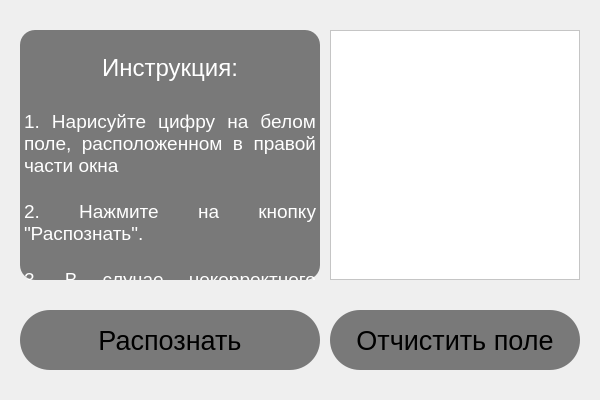
<?xml version="1.0" encoding="UTF-8"?>
<ui version="4.0">
 <class>MainWindow</class>
 <widget class="QMainWindow" name="MainWindow">
  <property name="geometry">
   <rect>
    <x>0</x>
    <y>0</y>
    <width>600</width>
    <height>400</height>
   </rect>
  </property>
  <property name="sizePolicy">
   <sizepolicy hsizetype="Fixed" vsizetype="Fixed">
    <horstretch>0</horstretch>
    <verstretch>0</verstretch>
   </sizepolicy>
  </property>
  <property name="minimumSize">
   <size>
    <width>600</width>
    <height>400</height>
   </size>
  </property>
  <property name="maximumSize">
   <size>
    <width>600</width>
    <height>400</height>
   </size>
  </property>
  <property name="windowTitle">
   <string>Распознавание рукописных цифр</string>
  </property>
  <widget class="QWidget" name="centralwidget">
   <widget class="QStackedWidget" name="stackedWidget">
    <property name="enabled">
     <bool>true</bool>
    </property>
    <property name="geometry">
     <rect>
      <x>0</x>
      <y>0</y>
      <width>600</width>
      <height>400</height>
     </rect>
    </property>
    <property name="sizePolicy">
     <sizepolicy hsizetype="Fixed" vsizetype="Fixed">
      <horstretch>0</horstretch>
      <verstretch>0</verstretch>
     </sizepolicy>
    </property>
    <property name="minimumSize">
     <size>
      <width>600</width>
      <height>400</height>
     </size>
    </property>
    <property name="maximumSize">
     <size>
      <width>600</width>
      <height>400</height>
     </size>
    </property>
    <property name="mouseTracking">
     <bool>false</bool>
    </property>
    <property name="contextMenuPolicy">
     <enum>Qt::NoContextMenu</enum>
    </property>
    <property name="autoFillBackground">
     <bool>false</bool>
    </property>
    <property name="currentIndex">
     <number>0</number>
    </property>
    <widget class="QWidget" name="page_0">
     <property name="sizePolicy">
      <sizepolicy hsizetype="Fixed" vsizetype="Fixed">
       <horstretch>0</horstretch>
       <verstretch>0</verstretch>
      </sizepolicy>
     </property>
     <widget class="QPushButton" name="but_raspoznat">
      <property name="geometry">
       <rect>
        <x>20</x>
        <y>310</y>
        <width>300</width>
        <height>60</height>
       </rect>
      </property>
      <property name="font">
       <font>
        <pointsize>20</pointsize>
        <bold>false</bold>
       </font>
      </property>
      <property name="styleSheet">
       <string notr="true">background-color: rgb(121, 121, 121);
alternate-background-color: rgb(0, 144, 81);
border-radius: 30px;                    
</string>
      </property>
      <property name="text">
       <string>Распознать</string>
      </property>
      <property name="checkable">
       <bool>false</bool>
      </property>
      <property name="autoRepeat">
       <bool>false</bool>
      </property>
      <property name="autoExclusive">
       <bool>false</bool>
      </property>
      <property name="autoRepeatDelay">
       <number>300</number>
      </property>
      <property name="autoRepeatInterval">
       <number>100</number>
      </property>
      <property name="autoDefault">
       <bool>false</bool>
      </property>
      <property name="flat">
       <bool>false</bool>
      </property>
     </widget>
     <widget class="QGraphicsView" name="graphicsView">
      <property name="geometry">
       <rect>
        <x>330</x>
        <y>30</y>
        <width>250</width>
        <height>250</height>
       </rect>
      </property>
      <property name="sizePolicy">
       <sizepolicy hsizetype="Fixed" vsizetype="Fixed">
        <horstretch>0</horstretch>
        <verstretch>0</verstretch>
       </sizepolicy>
      </property>
      <property name="minimumSize">
       <size>
        <width>250</width>
        <height>250</height>
       </size>
      </property>
      <property name="maximumSize">
       <size>
        <width>250</width>
        <height>250</height>
       </size>
      </property>
      <property name="styleSheet">
       <string notr="true">background-color: rgb(255, 255, 255);
</string>
      </property>
      <property name="verticalScrollBarPolicy">
       <enum>Qt::ScrollBarAlwaysOff</enum>
      </property>
      <property name="horizontalScrollBarPolicy">
       <enum>Qt::ScrollBarAlwaysOff</enum>
      </property>
      <property name="renderHints">
       <set>QPainter::TextAntialiasing</set>
      </property>
     </widget>
     <widget class="QTextEdit" name="textEdit">
      <property name="geometry">
       <rect>
        <x>20</x>
        <y>30</y>
        <width>300</width>
        <height>250</height>
       </rect>
      </property>
      <property name="styleSheet">
       <string notr="true">background-color: rgb(121, 121, 121);
border-radius: 15px;  </string>
      </property>
      <property name="verticalScrollBarPolicy">
       <enum>Qt::ScrollBarAlwaysOff</enum>
      </property>
      <property name="horizontalScrollBarPolicy">
       <enum>Qt::ScrollBarAlwaysOff</enum>
      </property>
      <property name="html">
       <string>&lt;!DOCTYPE HTML PUBLIC &quot;-//W3C//DTD HTML 4.0//EN&quot; &quot;http://www.w3.org/TR/REC-html40/strict.dtd&quot;&gt;
&lt;html&gt;&lt;head&gt;&lt;meta name=&quot;qrichtext&quot; content=&quot;1&quot; /&gt;&lt;meta charset=&quot;utf-8&quot; /&gt;&lt;style type=&quot;text/css&quot;&gt;
p, li { white-space: pre-wrap; }
hr { height: 1px; border-width: 0; }
li.unchecked::marker { content: &quot;\2610&quot;; }
li.checked::marker { content: &quot;\2612&quot;; }
&lt;/style&gt;&lt;/head&gt;&lt;body style=&quot; font-family:'.AppleSystemUIFont'; font-size:13pt; font-weight:400; font-style:normal;&quot;&gt;
&lt;p align=&quot;justify&quot; style=&quot;-qt-paragraph-type:empty; margin-top:0px; margin-bottom:0px; margin-left:0px; margin-right:0px; -qt-block-indent:0; text-indent:0px;&quot;&gt;&lt;br /&gt;&lt;/p&gt;
&lt;p align=&quot;center&quot; style=&quot; margin-top:0px; margin-bottom:0px; margin-left:0px; margin-right:0px; -qt-block-indent:0; text-indent:0px;&quot;&gt;&lt;span style=&quot; font-size:18pt; color:#ffffff;&quot;&gt;Инструкция:&lt;/span&gt;&lt;/p&gt;
&lt;p align=&quot;justify&quot; style=&quot;-qt-paragraph-type:empty; margin-top:0px; margin-bottom:0px; margin-left:0px; margin-right:0px; -qt-block-indent:0; text-indent:0px; font-size:18pt; color:#ffffff;&quot;&gt;&lt;br /&gt;&lt;/p&gt;
&lt;p align=&quot;justify&quot; style=&quot; margin-top:0px; margin-bottom:0px; margin-left:0px; margin-right:0px; -qt-block-indent:0; text-indent:0px;&quot;&gt;&lt;span style=&quot; font-size:14pt; color:#ffffff;&quot;&gt;1. Нарисуйте цифру на белом поле, расположенном в правой части окна&lt;/span&gt;&lt;/p&gt;
&lt;p align=&quot;justify&quot; style=&quot;-qt-paragraph-type:empty; margin-top:0px; margin-bottom:0px; margin-left:0px; margin-right:0px; -qt-block-indent:0; text-indent:0px; font-size:14pt; color:#ffffff;&quot;&gt;&lt;br /&gt;&lt;/p&gt;
&lt;p align=&quot;justify&quot; style=&quot; margin-top:0px; margin-bottom:0px; margin-left:0px; margin-right:0px; -qt-block-indent:0; text-indent:0px;&quot;&gt;&lt;span style=&quot; font-size:14pt; color:#ffffff;&quot;&gt;2. Нажмите на кнопку &amp;quot;Распознать&amp;quot;.&lt;/span&gt;&lt;/p&gt;
&lt;p align=&quot;justify&quot; style=&quot;-qt-paragraph-type:empty; margin-top:0px; margin-bottom:0px; margin-left:0px; margin-right:0px; -qt-block-indent:0; text-indent:0px; font-size:14pt; color:#ffffff;&quot;&gt;&lt;br /&gt;&lt;/p&gt;
&lt;p align=&quot;justify&quot; style=&quot; margin-top:0px; margin-bottom:0px; margin-left:0px; margin-right:0px; -qt-block-indent:0; text-indent:0px;&quot;&gt;&lt;span style=&quot; font-size:14pt; color:#ffffff;&quot;&gt;3. В случае некорректного определения цифры, при желании, можно указать какую цифру вы нарисовали. Таким образом вы поможете нейросети стать лучше :)&lt;/span&gt;&lt;/p&gt;
&lt;p align=&quot;justify&quot; style=&quot;-qt-paragraph-type:empty; margin-top:0px; margin-bottom:0px; margin-left:0px; margin-right:0px; -qt-block-indent:0; text-indent:0px; font-size:14pt; color:#ffffff;&quot;&gt;&lt;br /&gt;&lt;/p&gt;&lt;/body&gt;&lt;/html&gt;</string>
      </property>
     </widget>
     <widget class="QPushButton" name="but_clear">
      <property name="geometry">
       <rect>
        <x>330</x>
        <y>310</y>
        <width>250</width>
        <height>60</height>
       </rect>
      </property>
      <property name="font">
       <font>
        <pointsize>20</pointsize>
        <bold>false</bold>
       </font>
      </property>
      <property name="styleSheet">
       <string notr="true">background-color: rgb(121, 121, 121);
alternate-background-color: rgb(0, 144, 81);
border-radius: 30px;                    
</string>
      </property>
      <property name="text">
       <string>Отчистить поле</string>
      </property>
      <property name="checkable">
       <bool>false</bool>
      </property>
      <property name="autoRepeat">
       <bool>false</bool>
      </property>
      <property name="autoExclusive">
       <bool>false</bool>
      </property>
      <property name="autoRepeatDelay">
       <number>300</number>
      </property>
      <property name="autoRepeatInterval">
       <number>100</number>
      </property>
      <property name="autoDefault">
       <bool>false</bool>
      </property>
      <property name="flat">
       <bool>false</bool>
      </property>
     </widget>
    </widget>
    <widget class="QWidget" name="page_1">
     <property name="sizePolicy">
      <sizepolicy hsizetype="Fixed" vsizetype="Fixed">
       <horstretch>0</horstretch>
       <verstretch>0</verstretch>
      </sizepolicy>
     </property>
     <widget class="QLabel" name="label">
      <property name="geometry">
       <rect>
        <x>50</x>
        <y>40</y>
        <width>500</width>
        <height>80</height>
       </rect>
      </property>
      <property name="sizePolicy">
       <sizepolicy hsizetype="Fixed" vsizetype="Fixed">
        <horstretch>0</horstretch>
        <verstretch>0</verstretch>
       </sizepolicy>
      </property>
      <property name="font">
       <font>
        <pointsize>22</pointsize>
       </font>
      </property>
      <property name="styleSheet">
       <string notr="true">background-color: rgb(121, 121, 121);
border-radius: 15px;  </string>
      </property>
      <property name="text">
       <string>Это цифра 7 с вероятностью 96,4 %</string>
      </property>
      <property name="alignment">
       <set>Qt::AlignCenter</set>
      </property>
     </widget>
     <widget class="QPushButton" name="but_neverno">
      <property name="geometry">
       <rect>
        <x>150</x>
        <y>240</y>
        <width>300</width>
        <height>60</height>
       </rect>
      </property>
      <property name="font">
       <font>
        <pointsize>20</pointsize>
        <bold>false</bold>
       </font>
      </property>
      <property name="styleSheet">
       <string notr="true">background-color: rgb(121, 121, 121);
alternate-background-color: rgb(0, 144, 81);
border-radius: 30px;                    
</string>
      </property>
      <property name="text">
       <string>Неверно</string>
      </property>
      <property name="checkable">
       <bool>false</bool>
      </property>
      <property name="autoRepeat">
       <bool>false</bool>
      </property>
      <property name="autoExclusive">
       <bool>false</bool>
      </property>
      <property name="autoRepeatDelay">
       <number>300</number>
      </property>
      <property name="autoRepeatInterval">
       <number>100</number>
      </property>
      <property name="autoDefault">
       <bool>false</bool>
      </property>
      <property name="flat">
       <bool>false</bool>
      </property>
     </widget>
     <widget class="QPushButton" name="but_repeat">
      <property name="geometry">
       <rect>
        <x>150</x>
        <y>320</y>
        <width>300</width>
        <height>60</height>
       </rect>
      </property>
      <property name="font">
       <font>
        <pointsize>20</pointsize>
        <bold>false</bold>
       </font>
      </property>
      <property name="styleSheet">
       <string notr="true">background-color: rgb(121, 121, 121);
alternate-background-color: rgb(0, 144, 81);
border-radius: 30px;                    
</string>
      </property>
      <property name="text">
       <string>Попробовать еще раз</string>
      </property>
      <property name="checkable">
       <bool>false</bool>
      </property>
      <property name="autoRepeat">
       <bool>false</bool>
      </property>
      <property name="autoExclusive">
       <bool>false</bool>
      </property>
      <property name="autoRepeatDelay">
       <number>300</number>
      </property>
      <property name="autoRepeatInterval">
       <number>100</number>
      </property>
      <property name="autoDefault">
       <bool>false</bool>
      </property>
      <property name="flat">
       <bool>false</bool>
      </property>
     </widget>
     <widget class="QPushButton" name="but_verno">
      <property name="geometry">
       <rect>
        <x>150</x>
        <y>160</y>
        <width>300</width>
        <height>60</height>
       </rect>
      </property>
      <property name="font">
       <font>
        <pointsize>20</pointsize>
        <bold>false</bold>
       </font>
      </property>
      <property name="styleSheet">
       <string notr="true">background-color: rgb(121, 121, 121);
alternate-background-color: rgb(0, 144, 81);
border-radius: 30px;                    
</string>
      </property>
      <property name="text">
       <string>Верно</string>
      </property>
      <property name="checkable">
       <bool>false</bool>
      </property>
      <property name="autoRepeat">
       <bool>false</bool>
      </property>
      <property name="autoExclusive">
       <bool>false</bool>
      </property>
      <property name="autoRepeatDelay">
       <number>300</number>
      </property>
      <property name="autoRepeatInterval">
       <number>100</number>
      </property>
      <property name="autoDefault">
       <bool>false</bool>
      </property>
      <property name="flat">
       <bool>false</bool>
      </property>
     </widget>
    </widget>
    <widget class="QWidget" name="page_2">
     <widget class="QLabel" name="label_2">
      <property name="geometry">
       <rect>
        <x>50</x>
        <y>40</y>
        <width>500</width>
        <height>80</height>
       </rect>
      </property>
      <property name="sizePolicy">
       <sizepolicy hsizetype="Fixed" vsizetype="Fixed">
        <horstretch>0</horstretch>
        <verstretch>0</verstretch>
       </sizepolicy>
      </property>
      <property name="font">
       <font>
        <pointsize>22</pointsize>
       </font>
      </property>
      <property name="styleSheet">
       <string notr="true">background-color: rgb(121, 121, 121);
border-radius: 15px;  </string>
      </property>
      <property name="text">
       <string>Желаете указать правильную цифру?</string>
      </property>
      <property name="alignment">
       <set>Qt::AlignCenter</set>
      </property>
     </widget>
     <widget class="QPushButton" name="but_net">
      <property name="geometry">
       <rect>
        <x>150</x>
        <y>260</y>
        <width>300</width>
        <height>60</height>
       </rect>
      </property>
      <property name="font">
       <font>
        <pointsize>20</pointsize>
        <bold>false</bold>
       </font>
      </property>
      <property name="styleSheet">
       <string notr="true">background-color: rgb(121, 121, 121);
alternate-background-color: rgb(0, 144, 81);
border-radius: 30px;                    
</string>
      </property>
      <property name="text">
       <string>Нет</string>
      </property>
      <property name="checkable">
       <bool>false</bool>
      </property>
      <property name="autoRepeat">
       <bool>false</bool>
      </property>
      <property name="autoExclusive">
       <bool>false</bool>
      </property>
      <property name="autoRepeatDelay">
       <number>300</number>
      </property>
      <property name="autoRepeatInterval">
       <number>100</number>
      </property>
      <property name="autoDefault">
       <bool>false</bool>
      </property>
      <property name="flat">
       <bool>false</bool>
      </property>
     </widget>
     <widget class="QPushButton" name="but_da">
      <property name="geometry">
       <rect>
        <x>150</x>
        <y>180</y>
        <width>300</width>
        <height>60</height>
       </rect>
      </property>
      <property name="font">
       <font>
        <pointsize>20</pointsize>
        <bold>false</bold>
       </font>
      </property>
      <property name="styleSheet">
       <string notr="true">background-color: rgb(121, 121, 121);
alternate-background-color: rgb(0, 144, 81);
border-radius: 30px;                    
</string>
      </property>
      <property name="text">
       <string>Да</string>
      </property>
      <property name="checkable">
       <bool>false</bool>
      </property>
      <property name="autoRepeat">
       <bool>false</bool>
      </property>
      <property name="autoExclusive">
       <bool>false</bool>
      </property>
      <property name="autoRepeatDelay">
       <number>300</number>
      </property>
      <property name="autoRepeatInterval">
       <number>100</number>
      </property>
      <property name="autoDefault">
       <bool>false</bool>
      </property>
      <property name="flat">
       <bool>false</bool>
      </property>
     </widget>
    </widget>
    <widget class="QWidget" name="page_3">
     <widget class="QWidget" name="gridLayoutWidget">
      <property name="geometry">
       <rect>
        <x>0</x>
        <y>0</y>
        <width>601</width>
        <height>401</height>
       </rect>
      </property>
      <layout class="QGridLayout" name="gridLayout">
       <property name="leftMargin">
        <number>20</number>
       </property>
       <property name="topMargin">
        <number>20</number>
       </property>
       <property name="rightMargin">
        <number>20</number>
       </property>
       <property name="bottomMargin">
        <number>20</number>
       </property>
       <property name="spacing">
        <number>20</number>
       </property>
       <item row="0" column="1">
        <widget class="QPushButton" name="but_1">
         <property name="sizePolicy">
          <sizepolicy hsizetype="Preferred" vsizetype="Preferred">
           <horstretch>0</horstretch>
           <verstretch>0</verstretch>
          </sizepolicy>
         </property>
         <property name="font">
          <font>
           <pointsize>71</pointsize>
           <bold>true</bold>
          </font>
         </property>
         <property name="styleSheet">
          <string notr="true">background-color: rgb(121, 121, 121);
alternate-background-color: rgb(0, 144, 81);
border-radius: 30px;                    
</string>
         </property>
         <property name="text">
          <string>1</string>
         </property>
         <property name="checkable">
          <bool>false</bool>
         </property>
         <property name="autoRepeat">
          <bool>false</bool>
         </property>
         <property name="autoExclusive">
          <bool>false</bool>
         </property>
         <property name="autoRepeatDelay">
          <number>300</number>
         </property>
         <property name="autoRepeatInterval">
          <number>100</number>
         </property>
         <property name="autoDefault">
          <bool>false</bool>
         </property>
         <property name="flat">
          <bool>false</bool>
         </property>
        </widget>
       </item>
       <item row="0" column="3">
        <widget class="QPushButton" name="but_3">
         <property name="sizePolicy">
          <sizepolicy hsizetype="Preferred" vsizetype="Preferred">
           <horstretch>0</horstretch>
           <verstretch>0</verstretch>
          </sizepolicy>
         </property>
         <property name="font">
          <font>
           <pointsize>71</pointsize>
           <bold>true</bold>
          </font>
         </property>
         <property name="styleSheet">
          <string notr="true">background-color: rgb(121, 121, 121);
alternate-background-color: rgb(0, 144, 81);
border-radius: 30px;                    
</string>
         </property>
         <property name="text">
          <string>3</string>
         </property>
         <property name="checkable">
          <bool>false</bool>
         </property>
         <property name="autoRepeat">
          <bool>false</bool>
         </property>
         <property name="autoExclusive">
          <bool>false</bool>
         </property>
         <property name="autoRepeatDelay">
          <number>300</number>
         </property>
         <property name="autoRepeatInterval">
          <number>100</number>
         </property>
         <property name="autoDefault">
          <bool>false</bool>
         </property>
         <property name="flat">
          <bool>false</bool>
         </property>
        </widget>
       </item>
       <item row="0" column="0">
        <widget class="QPushButton" name="but_0">
         <property name="sizePolicy">
          <sizepolicy hsizetype="Preferred" vsizetype="Preferred">
           <horstretch>0</horstretch>
           <verstretch>0</verstretch>
          </sizepolicy>
         </property>
         <property name="font">
          <font>
           <pointsize>71</pointsize>
           <bold>true</bold>
          </font>
         </property>
         <property name="styleSheet">
          <string notr="true">background-color: rgb(121, 121, 121);
alternate-background-color: rgb(0, 144, 81);
border-radius: 30px;                    
</string>
         </property>
         <property name="text">
          <string>0</string>
         </property>
         <property name="checkable">
          <bool>false</bool>
         </property>
         <property name="autoRepeat">
          <bool>false</bool>
         </property>
         <property name="autoExclusive">
          <bool>false</bool>
         </property>
         <property name="autoRepeatDelay">
          <number>300</number>
         </property>
         <property name="autoRepeatInterval">
          <number>100</number>
         </property>
         <property name="autoDefault">
          <bool>false</bool>
         </property>
         <property name="flat">
          <bool>false</bool>
         </property>
        </widget>
       </item>
       <item row="0" column="2">
        <widget class="QPushButton" name="but_2">
         <property name="sizePolicy">
          <sizepolicy hsizetype="Preferred" vsizetype="Preferred">
           <horstretch>0</horstretch>
           <verstretch>0</verstretch>
          </sizepolicy>
         </property>
         <property name="font">
          <font>
           <pointsize>71</pointsize>
           <bold>true</bold>
          </font>
         </property>
         <property name="styleSheet">
          <string notr="true">background-color: rgb(121, 121, 121);
alternate-background-color: rgb(0, 144, 81);
border-radius: 30px;                    
</string>
         </property>
         <property name="text">
          <string>2</string>
         </property>
         <property name="checkable">
          <bool>false</bool>
         </property>
         <property name="autoRepeat">
          <bool>false</bool>
         </property>
         <property name="autoExclusive">
          <bool>false</bool>
         </property>
         <property name="autoRepeatDelay">
          <number>300</number>
         </property>
         <property name="autoRepeatInterval">
          <number>100</number>
         </property>
         <property name="autoDefault">
          <bool>false</bool>
         </property>
         <property name="flat">
          <bool>false</bool>
         </property>
        </widget>
       </item>
       <item row="0" column="4">
        <widget class="QPushButton" name="but_4">
         <property name="sizePolicy">
          <sizepolicy hsizetype="Preferred" vsizetype="Preferred">
           <horstretch>0</horstretch>
           <verstretch>0</verstretch>
          </sizepolicy>
         </property>
         <property name="font">
          <font>
           <pointsize>71</pointsize>
           <bold>true</bold>
          </font>
         </property>
         <property name="styleSheet">
          <string notr="true">background-color: rgb(121, 121, 121);
alternate-background-color: rgb(0, 144, 81);
border-radius: 30px;                    
</string>
         </property>
         <property name="text">
          <string>4</string>
         </property>
         <property name="checkable">
          <bool>false</bool>
         </property>
         <property name="autoRepeat">
          <bool>false</bool>
         </property>
         <property name="autoExclusive">
          <bool>false</bool>
         </property>
         <property name="autoRepeatDelay">
          <number>300</number>
         </property>
         <property name="autoRepeatInterval">
          <number>100</number>
         </property>
         <property name="autoDefault">
          <bool>false</bool>
         </property>
         <property name="flat">
          <bool>false</bool>
         </property>
        </widget>
       </item>
       <item row="1" column="0">
        <widget class="QPushButton" name="but_5">
         <property name="sizePolicy">
          <sizepolicy hsizetype="Preferred" vsizetype="Preferred">
           <horstretch>0</horstretch>
           <verstretch>0</verstretch>
          </sizepolicy>
         </property>
         <property name="font">
          <font>
           <pointsize>71</pointsize>
           <bold>true</bold>
          </font>
         </property>
         <property name="styleSheet">
          <string notr="true">background-color: rgb(121, 121, 121);
alternate-background-color: rgb(0, 144, 81);
border-radius: 30px;                    
</string>
         </property>
         <property name="text">
          <string>5</string>
         </property>
         <property name="checkable">
          <bool>false</bool>
         </property>
         <property name="autoRepeat">
          <bool>false</bool>
         </property>
         <property name="autoExclusive">
          <bool>false</bool>
         </property>
         <property name="autoRepeatDelay">
          <number>300</number>
         </property>
         <property name="autoRepeatInterval">
          <number>100</number>
         </property>
         <property name="autoDefault">
          <bool>false</bool>
         </property>
         <property name="flat">
          <bool>false</bool>
         </property>
        </widget>
       </item>
       <item row="1" column="1">
        <widget class="QPushButton" name="but_6">
         <property name="sizePolicy">
          <sizepolicy hsizetype="Preferred" vsizetype="Preferred">
           <horstretch>0</horstretch>
           <verstretch>0</verstretch>
          </sizepolicy>
         </property>
         <property name="font">
          <font>
           <pointsize>71</pointsize>
           <bold>true</bold>
          </font>
         </property>
         <property name="styleSheet">
          <string notr="true">background-color: rgb(121, 121, 121);
alternate-background-color: rgb(0, 144, 81);
border-radius: 30px;                    
</string>
         </property>
         <property name="text">
          <string>6</string>
         </property>
         <property name="checkable">
          <bool>false</bool>
         </property>
         <property name="autoRepeat">
          <bool>false</bool>
         </property>
         <property name="autoExclusive">
          <bool>false</bool>
         </property>
         <property name="autoRepeatDelay">
          <number>300</number>
         </property>
         <property name="autoRepeatInterval">
          <number>100</number>
         </property>
         <property name="autoDefault">
          <bool>false</bool>
         </property>
         <property name="flat">
          <bool>false</bool>
         </property>
        </widget>
       </item>
       <item row="1" column="2">
        <widget class="QPushButton" name="but_7">
         <property name="sizePolicy">
          <sizepolicy hsizetype="Preferred" vsizetype="Preferred">
           <horstretch>0</horstretch>
           <verstretch>0</verstretch>
          </sizepolicy>
         </property>
         <property name="font">
          <font>
           <pointsize>71</pointsize>
           <bold>true</bold>
          </font>
         </property>
         <property name="styleSheet">
          <string notr="true">background-color: rgb(121, 121, 121);
alternate-background-color: rgb(0, 144, 81);
border-radius: 30px;                    
</string>
         </property>
         <property name="text">
          <string>7</string>
         </property>
         <property name="checkable">
          <bool>false</bool>
         </property>
         <property name="autoRepeat">
          <bool>false</bool>
         </property>
         <property name="autoExclusive">
          <bool>false</bool>
         </property>
         <property name="autoRepeatDelay">
          <number>300</number>
         </property>
         <property name="autoRepeatInterval">
          <number>100</number>
         </property>
         <property name="autoDefault">
          <bool>false</bool>
         </property>
         <property name="flat">
          <bool>false</bool>
         </property>
        </widget>
       </item>
       <item row="1" column="3">
        <widget class="QPushButton" name="but_8">
         <property name="sizePolicy">
          <sizepolicy hsizetype="Preferred" vsizetype="Preferred">
           <horstretch>0</horstretch>
           <verstretch>0</verstretch>
          </sizepolicy>
         </property>
         <property name="font">
          <font>
           <pointsize>71</pointsize>
           <bold>true</bold>
          </font>
         </property>
         <property name="styleSheet">
          <string notr="true">background-color: rgb(121, 121, 121);
alternate-background-color: rgb(0, 144, 81);
border-radius: 30px;                    
</string>
         </property>
         <property name="text">
          <string>8</string>
         </property>
         <property name="checkable">
          <bool>false</bool>
         </property>
         <property name="autoRepeat">
          <bool>false</bool>
         </property>
         <property name="autoExclusive">
          <bool>false</bool>
         </property>
         <property name="autoRepeatDelay">
          <number>300</number>
         </property>
         <property name="autoRepeatInterval">
          <number>100</number>
         </property>
         <property name="autoDefault">
          <bool>false</bool>
         </property>
         <property name="flat">
          <bool>false</bool>
         </property>
        </widget>
       </item>
       <item row="1" column="4">
        <widget class="QPushButton" name="but_9">
         <property name="sizePolicy">
          <sizepolicy hsizetype="Preferred" vsizetype="Preferred">
           <horstretch>0</horstretch>
           <verstretch>0</verstretch>
          </sizepolicy>
         </property>
         <property name="font">
          <font>
           <pointsize>71</pointsize>
           <bold>true</bold>
          </font>
         </property>
         <property name="styleSheet">
          <string notr="true">background-color: rgb(121, 121, 121);
alternate-background-color: rgb(0, 144, 81);
border-radius: 30px;                    
</string>
         </property>
         <property name="text">
          <string>9</string>
         </property>
         <property name="checkable">
          <bool>false</bool>
         </property>
         <property name="autoRepeat">
          <bool>false</bool>
         </property>
         <property name="autoExclusive">
          <bool>false</bool>
         </property>
         <property name="autoRepeatDelay">
          <number>300</number>
         </property>
         <property name="autoRepeatInterval">
          <number>100</number>
         </property>
         <property name="autoDefault">
          <bool>false</bool>
         </property>
         <property name="flat">
          <bool>false</bool>
         </property>
        </widget>
       </item>
      </layout>
     </widget>
    </widget>
   </widget>
  </widget>
 </widget>
 <resources/>
 <connections/>
</ui>
